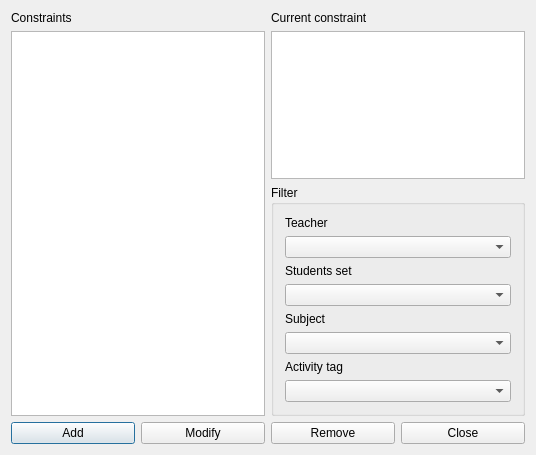
<?xml version="1.0" encoding="UTF-8"?>
<ui version="4.0">
 <class>ConstraintActivityBeginsStudentsDayForm_template</class>
 <widget class="QDialog" name="ConstraintActivityBeginsStudentsDayForm_template">
  <property name="geometry">
   <rect>
    <x>0</x>
    <y>0</y>
    <width>536</width>
    <height>455</height>
   </rect>
  </property>
  <property name="windowTitle">
   <string extracomment="This is the title of the dialog to see the list of all constraints of this type">Constraints activity begins students day</string>
  </property>
  <layout class="QGridLayout" name="gridLayout">
   <item row="0" column="0">
    <widget class="QLabel" name="constraintsTextLabel">
     <property name="frameShape">
      <enum>QFrame::NoFrame</enum>
     </property>
     <property name="frameShadow">
      <enum>QFrame::Plain</enum>
     </property>
     <property name="text">
      <string>Constraints</string>
     </property>
     <property name="wordWrap">
      <bool>false</bool>
     </property>
    </widget>
   </item>
   <item row="0" column="2" colspan="2">
    <widget class="QLabel" name="currentConstraintTextLabel">
     <property name="text">
      <string>Current constraint</string>
     </property>
     <property name="wordWrap">
      <bool>false</bool>
     </property>
    </widget>
   </item>
   <item row="1" column="0" rowspan="2" colspan="2">
    <widget class="QListWidget" name="constraintsListWidget"/>
   </item>
   <item row="1" column="2" colspan="2">
    <widget class="QPlainTextEdit" name="currentConstraintTextEdit"/>
   </item>
   <item row="2" column="2" colspan="2">
    <widget class="QGroupBox" name="filterGroupBox">
     <property name="title">
      <string>Filter</string>
     </property>
     <layout class="QVBoxLayout" name="verticalLayout">
      <item>
       <widget class="QLabel" name="teachersTextLabel">
        <property name="text">
         <string>Teacher</string>
        </property>
        <property name="wordWrap">
         <bool>false</bool>
        </property>
       </widget>
      </item>
      <item>
       <widget class="QComboBox" name="teachersComboBox"/>
      </item>
      <item>
       <widget class="QLabel" name="studentsTextLabel">
        <property name="text">
         <string>Students set</string>
        </property>
        <property name="wordWrap">
         <bool>false</bool>
        </property>
       </widget>
      </item>
      <item>
       <widget class="QComboBox" name="studentsComboBox"/>
      </item>
      <item>
       <widget class="QLabel" name="subjectsTextLabel">
        <property name="text">
         <string>Subject</string>
        </property>
        <property name="wordWrap">
         <bool>false</bool>
        </property>
       </widget>
      </item>
      <item>
       <widget class="QComboBox" name="subjectsComboBox"/>
      </item>
      <item>
       <widget class="QLabel" name="activityTagsTextLabel">
        <property name="text">
         <string>Activity tag</string>
        </property>
        <property name="wordWrap">
         <bool>false</bool>
        </property>
       </widget>
      </item>
      <item>
       <widget class="QComboBox" name="activityTagsComboBox"/>
      </item>
     </layout>
    </widget>
   </item>
   <item row="3" column="0">
    <widget class="QPushButton" name="addConstraintPushButton">
     <property name="text">
      <string>Add</string>
     </property>
    </widget>
   </item>
   <item row="3" column="1">
    <widget class="QPushButton" name="modifyConstraintPushButton">
     <property name="text">
      <string>Modify</string>
     </property>
    </widget>
   </item>
   <item row="3" column="2">
    <widget class="QPushButton" name="removeConstraintPushButton">
     <property name="text">
      <string>Remove</string>
     </property>
    </widget>
   </item>
   <item row="3" column="3">
    <widget class="QPushButton" name="closePushButton">
     <property name="text">
      <string>Close</string>
     </property>
    </widget>
   </item>
  </layout>
 </widget>
 <layoutdefault spacing="6" margin="11"/>
 <resources/>
 <connections/>
</ui>
